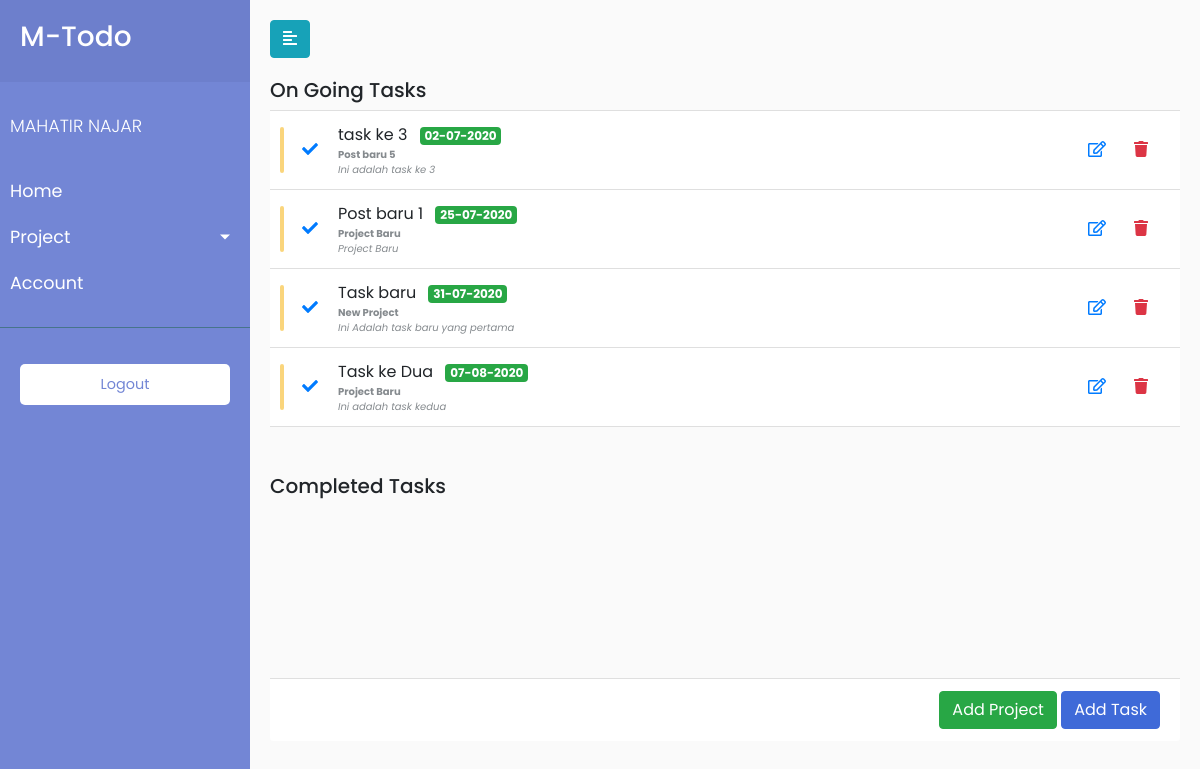
Page / (signed in) on the earlier database version.
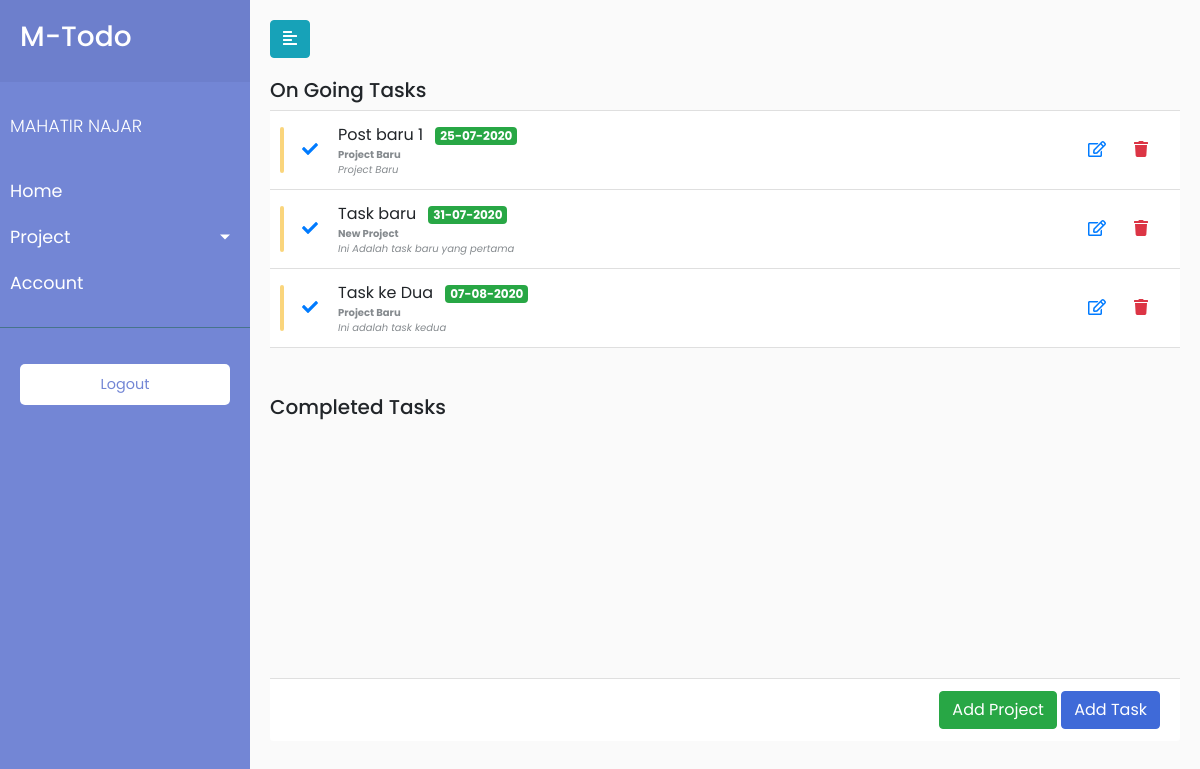
Same page on the later database version.
### todaApp/models.py (models this page shows, shortened)
class User(db.Model, UserMixin):
    id = db.Column(db.Integer, primary_key=True)
    username = db.Column(db.String(20), unique=True, nullable=False)
    email = db.Column(db.String(120), unique=True, nullable=False)
    image_file = db.Column(db.String(20), nullable=False, default='default.jpg')
    password = db.Column(db.String(60), nullable=False)

class Task(db.Model):
    __tablename__ = 'tasks'
    id = db.Column(db.Integer, primary_key=True)
    title = db.Column(db.String(200), nullable=False)
    description = db.Column(db.String(300))
    due_date = db.Column(db.DateTime, nullable=False, default=datetime.utcnow)
    completed = db.Column(db.Boolean, default=False)
    project = db.Column(db.Integer, db.ForeignKey('projects.id'))

class Project(db.Model):
    __tablename__ = 'projects'
    id = db.Column(db.Integer, primary_key=True)
    title = db.Column(db.String(200), nullable=False)
    description = db.Column(db.String(300))
    due_date = db.Column(db.DateTime, nullable=False, default=datetime.utcnow)
    completed = db.Column(db.Boolean, default=False)
    task = db.relationship('Task', backref='task', lazy=True, cascade="all, delete, delete-orphan")

### todaApp/routes.py (the view)
@app.route("/")
@login_required
def home():
    tasks= Task.query.filter_by(completed=False).order_by(Task.due_date).all()
    tasks_complete = Task.query.filter_by(completed=True).order_by(Task.due_date).all()
    projects = Project.query.all()
    return render_template('home.html', tasks=tasks, projects=projects, tasks_complete=tasks_complete)

### todaApp/models.py (called while the page is built)
@login_manager.user_loader
def load_user(user_id):
    return User.query.get(int(user_id))

### todaApp/templates/home.html (shortened to what this page needs)
{% extends 'layout.html'%}
{% block content %}
<div class="wrapper">
    {% include 'sidebar.html' %}
    <div id="content">
        <div class="toggler">
            <button type="button" id="sidebarCollapse" class="btn btn-info">
                <i class="fas fa-align-left"></i>
            </button>
        </div>
        <div class="task-content">
            <div class="scroll-area-sm">
                <perfect-scrollbar class="ps-show-limits">
                    <div style="position: static;" class="ps ps--active-y">
                        <div class="ps-content">
                            <h5>On Going Tasks</h5>
                            <ul class=" list-group list-group-flush">
                                {% for task in tasks %}
                                <li class="list-group-item">
                                    <div class="todo-indicator bg-warning"></div>
                                    <div class="widget-content p-0">
                                        <div class="widget-content-wrapper">
                                            <div class="widget-content-left mr-2">
                                                <button class="border-0 btn-transition btn btn-outline-primary">
                                                    <a href="{{ url_for('complete_task', todo_id=task.id) }}">
                                                        <i class="fa fa-check"></i>
                                                    </a>
                                                </button>
                                            </div>
                                            <div class="widget-content-left">
                                                <div class="widget-heading">{{task.title}} <div
                                                        class="badge badge-success ml-2">
                                                        {{task.due_date.strftime('%d-%m-%Y')}}</div>
                                                </div>
                                                <div class="widget-subheading">
                                                    <a href="{{url_for('update_project', project_id=task.project)}}"><strong>{{ task.task.title}}</strong></a> <br>
                                                    <i>{{task.description}}</i>
                                                </div>
                                            </div>
                                            <div class="widget-content-right">
                                                <button class="border-0 btn-transition btn btn-outline-primary">
                                                    <a href="{{ url_for('update_task', todo_id=task.id) }}"><i
                                                            class="far fa-edit"></i></a>
                                                </button>
                                                <button class="border-0 btn-transition btn btn-outline-danger">
                                                    <a href="{{ url_for('delete_task', todo_id=task.id) }}"><i
                                                            class="fa fa-trash"></i> </a>
                                                </button>
                                            </div>
                                        </div>
                                    </div>
                                </li>
                                {% endfor %}
                            </ul>
                            <br>
                            <br>
                            <h5>Completed Tasks</h5>
                        </div>
                    </div>
                </perfect-scrollbar>
            </div>
            <div class="d-block text-right card-footer">
                <a href="{{url_for('newProject')}}"> <button class="btn btn-success">Add Project</button></a>
                <a href="{{url_for('newTask')}}"><button class="btn btn-primary">Add Task</button></a>
            </div>
        </div>
    </div>
</div>
{% endblock content%}

### todaApp/templates/layout.html (shortened to what this page needs)
<!DOCTYPE html>
<html lang="en">
<head>
    <link rel="stylesheet" href="{{url_for('static', filename='css/bootstrap.min.css')}}">
    <link rel="stylesheet" href="{{url_for('static', filename='css/all.min.css')}}">
    <link rel="stylesheet" href="{{url_for('static', filename='css/all.css')}}">
    <link rel="stylesheet" href="{{url_for('static', filename='css/style.css')}}">
</head>
<body>
    <div class="main-content">
            {% block content %} {% endblock content%}
    </div>
</body>
</html>

### todaApp/templates/sidebar.html (shortened to what this page needs)
<nav id="sidebar">
    <div class="sidebar-header">
        <h3>M-Todo</h3>
    </div>
    <ul class="list-unstyled components">
        <p>{{current_user.username | upper}}</p>
        <li>
            <a href="{{ url_for('home')}}">Home</a>
        </li>
        <li>
            <a href="#pageSubmenu" data-toggle="collapse" aria-expanded="false" class="dropdown-toggle">Project</a>
        </li>
        <li>
            <a href="{{ url_for('account')}}">Account</a>
        </li>
    </ul>
    <ul class="list-unstyled CTAs">
        <li>
            <a href="{{url_for('logout')}}" class="download">Logout</a>
        </li>
    </ul>
</nav>

### todaApp/static/css/all.css (style rules this page uses)
.fa-align-left:before { content: "\f036"; }
.fa-check:before { content: "\f00c"; }
.fa-edit:before { content: "\f044"; }
.fa-trash:before { content: "\f1f8"; }

### todaApp/static/css/style.css (style rules this page uses)
body { font-family: 'Poppins', sans-serif; background: #fafafa; overflow-y: auto; }
p { font-family: 'Poppins', sans-serif; font-size: 1.1em; font-weight: 300; line-height: 1.7em; color: #999; }
a, a:hover, a:focus { color: inherit; text-decoration: none; transition: all 0.3s; }
.wrapper { display: flex; width: 100%; align-items: stretch; }
#sidebar { min-width: 250px; max-width: 250px; background: #7386D5; color: #fff; transition: all 0.3s; }
#sidebar .sidebar-header { padding: 20px; background: #6d7fcc; }
#sidebar ul.components { padding: 20px 0; border-bottom: 1px solid #47748b; }
#sidebar ul p { color: #fff; padding: 10px; }
#sidebar ul li a { padding: 10px; font-size: 1.1em; display: block; }
a[data-toggle="collapse"] { position: relative; }
.dropdown-toggle::after { display: block; position: absolute; top: 50%; right: 20px; transform: translateY(-50%); }
ul.CTAs { padding: 20px; }
ul.CTAs a { text-align: center; font-size: 0.9em !important; display: block; border-radius: 5px; margin-bottom: 5px; }
a.download { background: #fff; color: #7386D5; }
#new-project, #new-task, #project-single, #account, #content { width: 100%; padding: 20px; min-height: 100vh; transition: all 0.3s; }
.task-content { margin-top: 20px; }
i { font-style: italic }
.widget-subheading { color: #858a8e; font-size: 10px }
.scroll-area-sm { height: 75vh; overflow-x: hidden }
.list-group-item { position: relative; display: block; padding: 0.75rem 1.25rem; margin-bottom: -1px; background-color: #fff; border: 1px solid rgba(0, 0, 0, 0.125) }
.list-group { display: flex; flex-direction: column; padding-left: 0; margin-bottom: 0 }
.todo-indicator { position: absolute; width: 4px; height: 60%; border-radius: 0.3rem; left: 0.625rem; top: 20%; opacity: .6; transition: opacity .2s }
.bg-warning { background-color: #f7b924 !important }
.widget-content { padding: 1rem; flex-direction: row; align-items: center }
.widget-content .widget-content-wrapper { display: flex; flex: 1; position: relative; align-items: center }
.widget-content .widget-content-right { margin-left: auto }
.btn:not(:disabled):not(.disabled) { cursor: pointer }
.btn { position: relative; transition: color 0.15s, background-color 0.15s, border-color 0.15s, box-shadow 0.15s }
.btn-primary { color: #fff; background-color: #3f6ad8; border-color: #3f6ad8 }
.btn { position: relative; transition: color 0.15s, background-color 0.15s, border-color 0.15s, box-shadow 0.15s; outline: none !important }
.card-footer { background-color: #fff }

Differences in the rows shown:
removed Task: title "task ke 3", due_date "02-07-2020", task "Post baru 5", description "Ini adalah task ke 3"
